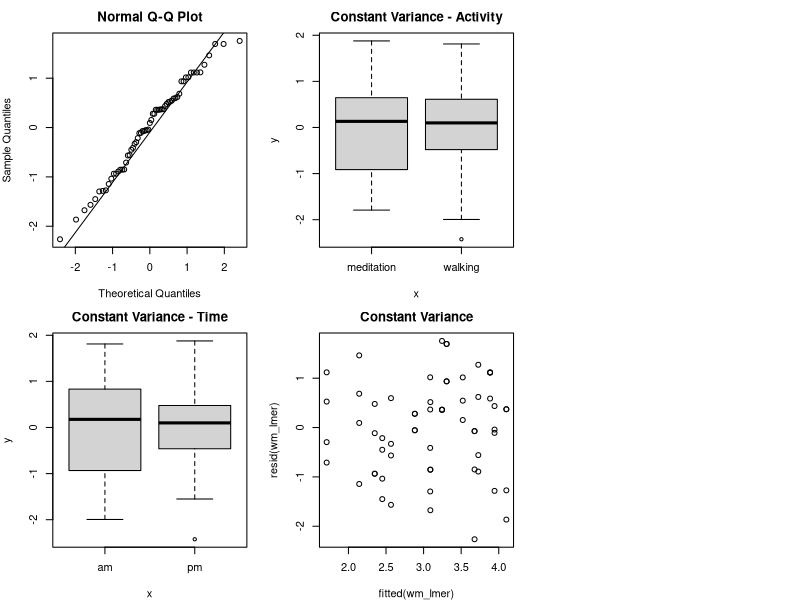
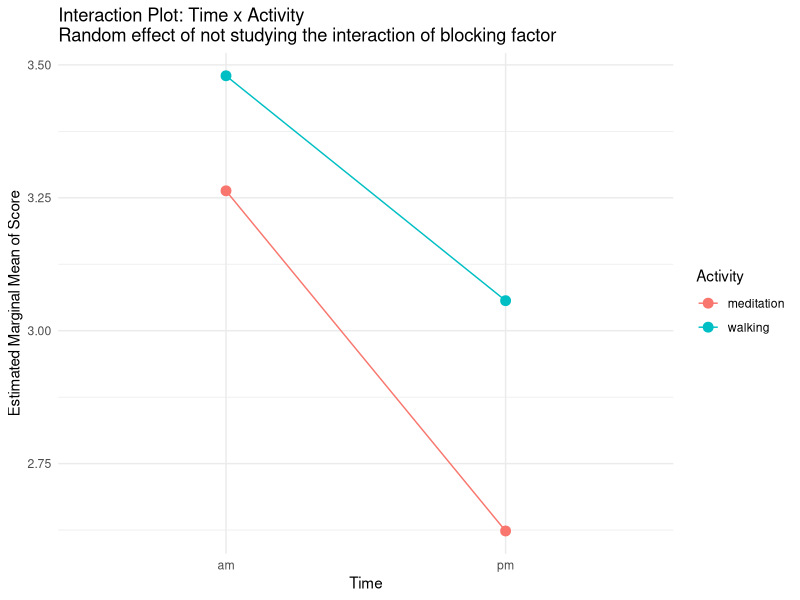
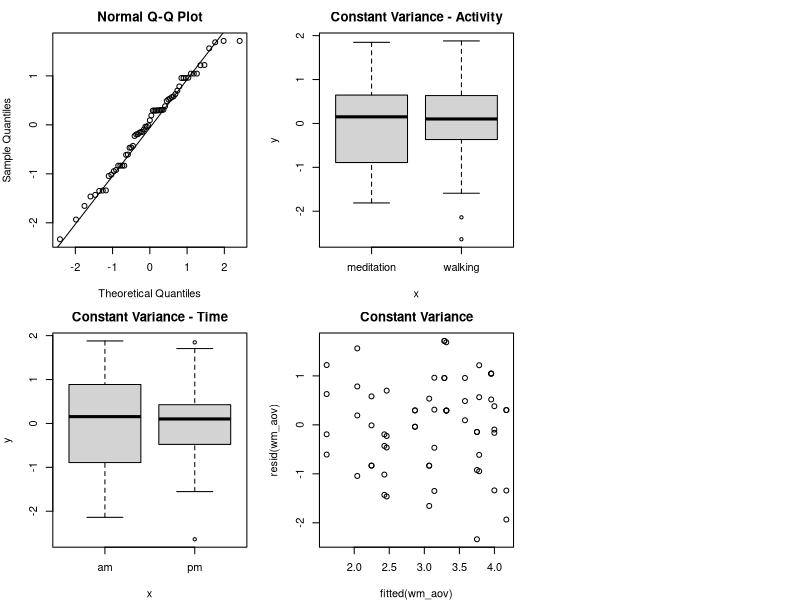
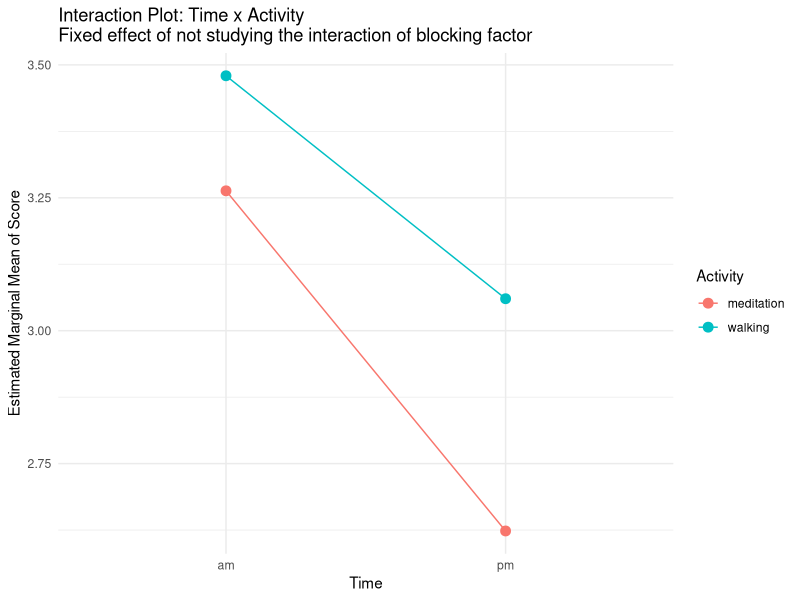
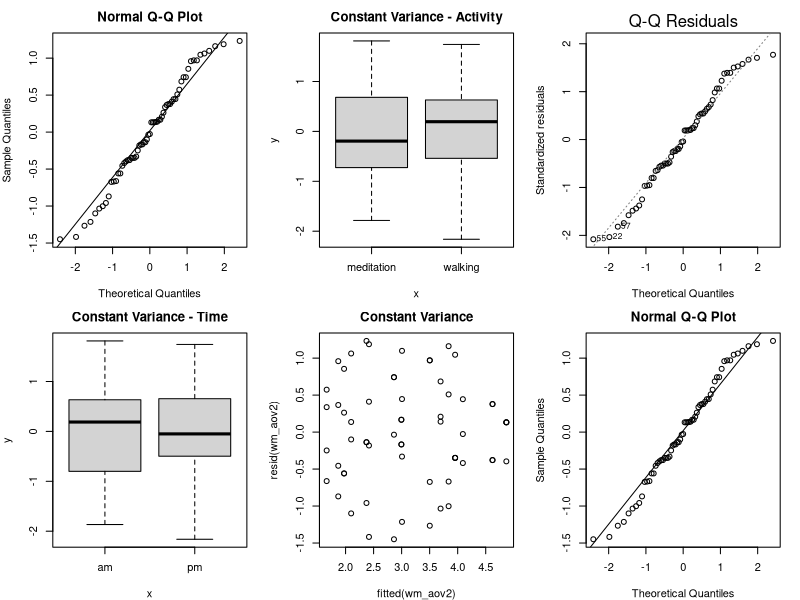
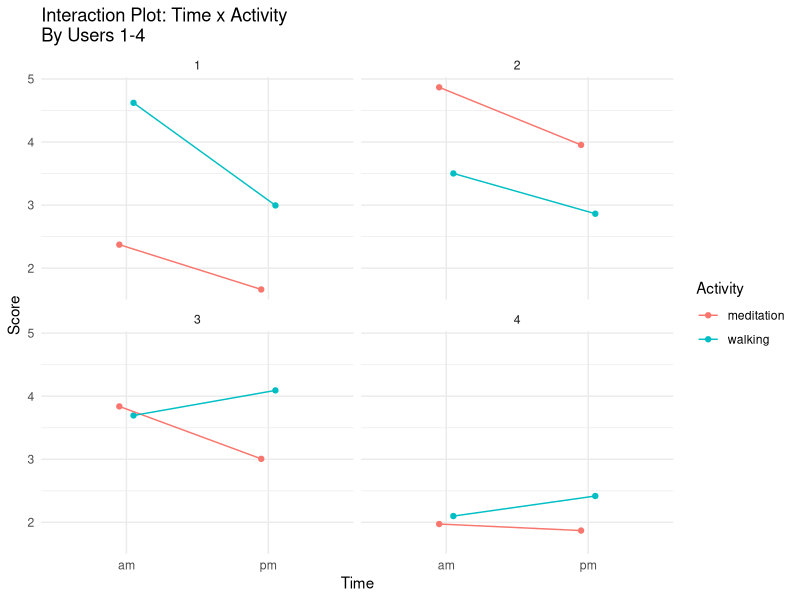
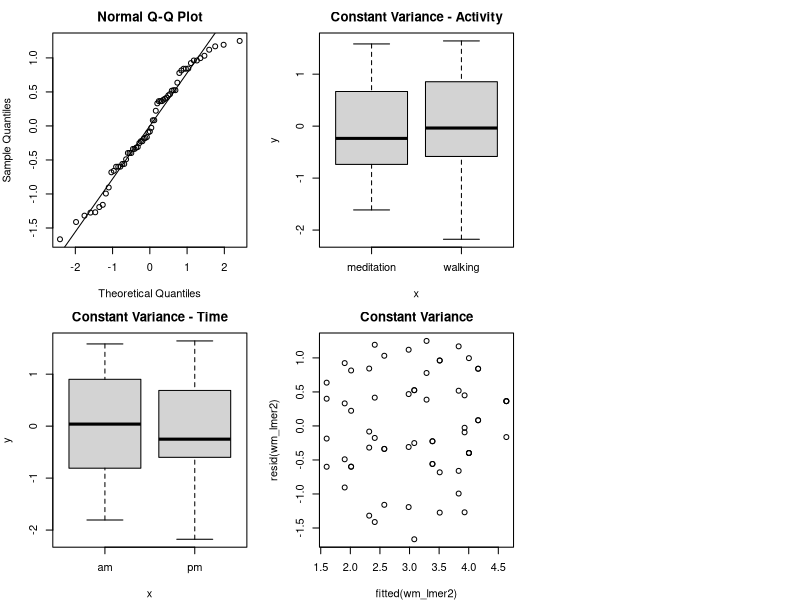
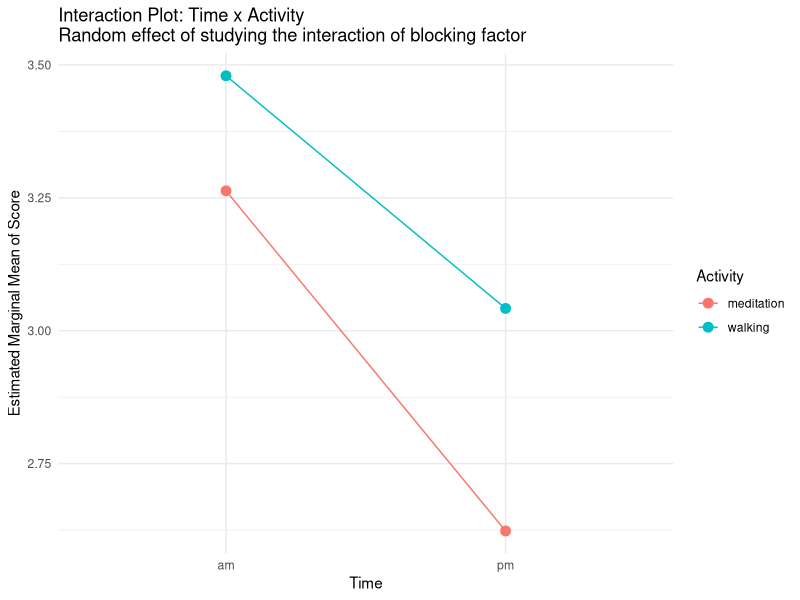

These figures' R source, in order:
## ---- chunk 1
#showing the design table
levels <- factor(c("-","+"))
users <- factor(c("Team member 1",
                  "Team member 2",
                  "Team member 3",
                  "Team member 4"))
df <- expand.grid(`Team member` = users,
                  Activity = levels,
                  Time = levels)
df
## ---- chunk 2
# load the data and tranform them to factor

wm <- read.csv("final_data.csv")
wm$User <- as.factor(wm$User)
wm$Time <- as.factor(wm$Time)
wm$Activity <- as.factor(wm$Activity)
## ---- chunk 3
# Perform lmer anova with team member as random effect

library(lmerTest)
wm_lmer <- lmer(Score ~ Time * Activity + (1|User),
                data = wm,
                contrasts = list(Time = "contr.helmert",
                Activity = "contr.helmert"))
## ---- chunk 4
# show two-way anova with random effect

summary(wm_lmer)
## ---- chunk 5
# check the significance on random effect (Team member)

ranova(wm_lmer)
## ---- chunk 6
layout(matrix(1:6, 2, 3)); par(mar = c(4, 4, 2.5, 1.5))
# Check normality
qqnorm(residuals(wm_lmer))
qqline(residuals(wm_lmer))

#Residuals
plot(wm$Time, rstudent(wm_lmer), main = "Constant Variance - Time") 
plot(wm$Activity, rstudent(wm_lmer), main = "Constant Variance - Activity")
plot(fitted(wm_lmer), resid(wm_lmer), main = "Constant Variance")
#plot(wm_lmer,which=4)
## ---- chunk 7
# Interaction Plot

# Estimate Marginal Means
library(emmeans)
emm_wm_lmer <- emmeans(wm_lmer, ~ Time * Activity) 
emm_df_wm_lmer <- as.data.frame(emm_wm_lmer) #as DF

# Use ggplot2 for the interaction plot
library(ggplot2)
ggplot(emm_df_wm_lmer, aes(x = Time, y = emmean, group = Activity, color = Activity)) +
  geom_point(size = 3) +
  geom_line() +
  labs(title = "Interaction Plot: Time x Activity\nRandom effect of not studying the interaction of blocking factor", 
       y = "Estimated Marginal Mean of Score") +
  theme_minimal()
## ---- chunk 8
# Perform anova where team member as fix effect

wm_aov <- aov(Score ~ Time * Activity + User,
                data = wm,
                contrasts = list(Time = "contr.helmert",
                Activity = "contr.helmert"))
## ---- chunk 9
# show two-way anova with fix effect

summary(wm_aov)
## ---- chunk 10
layout(matrix(1:6, 2, 3)); par(mar = c(4, 4, 2.5, 1.5))
# Check normality
qqnorm(residuals(wm_aov))
qqline(residuals(wm_aov))

# Check constant variance
plot(wm$Time, rstudent(wm_aov), main = "Constant Variance - Time") 
plot(wm$Activity, rstudent(wm_aov), main = "Constant Variance - Activity")
plot(fitted(wm_aov), resid(wm_aov), main = "Constant Variance")
## ---- chunk 11
# Interaction Plot

# Estimate Marginal Means
emm_wm_aov <- emmeans(wm_aov, ~ Time * Activity) 
emm_df_wm_aov <- as.data.frame(emm_wm_aov) #as DF

# Interaction plot
ggplot(emm_df_wm_aov, aes(x = Time, y = emmean, group = Activity, color = Activity)) +
  geom_point(size = 3) +
  geom_line() +
  labs(title = "Interaction Plot: Time x Activity\nFixed effect of not studying the interaction of blocking factor", 
       y = "Estimated Marginal Mean of Score") +
  theme_minimal()
## ---- chunk 12
# Perform anova where team member as fix effect

wm_aov2 <- aov(Score ~ Time * Activity * User,
                data = wm,
                contrasts = list(Time = "contr.helmert",
                Activity = "contr.helmert"))
## ---- chunk 13
# show three-way anova with fix effect

anova(wm_aov2)
## ---- chunk 14
layout(matrix(1:6, 2, 3)); par(mar = c(4, 4, 2.5, 1.5))
# Check normality
qqnorm(residuals(wm_aov2))
qqline(residuals(wm_aov2))

# Check constant variance
plot(wm$Time, rstudent(wm_aov2), main = "Constant Variance - Time") 
plot(wm$Activity, rstudent(wm_aov2), main = "Constant Variance - Activity")
plot(fitted(wm_aov2), resid(wm_aov2), main = "Constant Variance")
## ---- chunk 15
# Check normality
plot(wm_aov2,which=2)

qqnorm(residuals(wm_aov2))
qqline(residuals(wm_aov2))


## ---- chunk 16
# plot the interaction

ggplot(wm, aes(x = Time, y = Score, color = Activity, group = Activity)) +
  stat_summary(fun = mean, geom = "point", position = position_dodge(0.2)) +
  stat_summary(fun = mean, geom = "line", position = position_dodge(0.2)) +
  facet_wrap(~ User) +
  labs(title = "Interaction Plot: Time x Activity\nBy Users 1-4") +
  theme_minimal()
## ---- chunk 17
# Perform lmer anova where team member as random effect

wm_lmer2 <- lmer(Score ~ Time * Activity
                 + (Time + Activity|User),
                data = wm,
                contrasts = list(Time = "contr.helmert",
                Activity = "contr.helmert"))
## ---- chunk 18
# show three-way anova with random effect

summary(wm_lmer2)
## ---- chunk 19
# check the significance on random effect (Team member) 
# and the interactions

ranova(wm_lmer2)
## ---- chunk 20
layout(matrix(1:6, 2, 3)); par(mar = c(4, 4, 2.5, 1.5))
# Check normality
qqnorm(residuals(wm_lmer2))
qqline(residuals(wm_lmer2))

# Check constant variance
plot(wm$Time, rstudent(wm_lmer2), main = "Constant Variance - Time") 
plot(wm$Activity, rstudent(wm_lmer2), main = "Constant Variance - Activity")
plot(fitted(wm_lmer2), resid(wm_lmer2), main = "Constant Variance")
## ---- chunk 21
# Interaction Plot

# Estimate Marginal Means
emm_wm_lmer2 <- emmeans(wm_lmer2, ~ Time * Activity)
emm_df_wm_lmer2 <- as.data.frame(emm_wm_lmer2) # as DF

# Interaction plot
ggplot(emm_df_wm_lmer2, aes(x = Time, y = emmean, group = Activity, color = Activity)) +
  geom_point(size = 3) +
  geom_line() +
  labs(title = "Interaction Plot: Time x Activity\nRandom effect of studying the interaction of blocking factor", 
       y = "Estimated Marginal Mean of Score") +
  theme_minimal()
